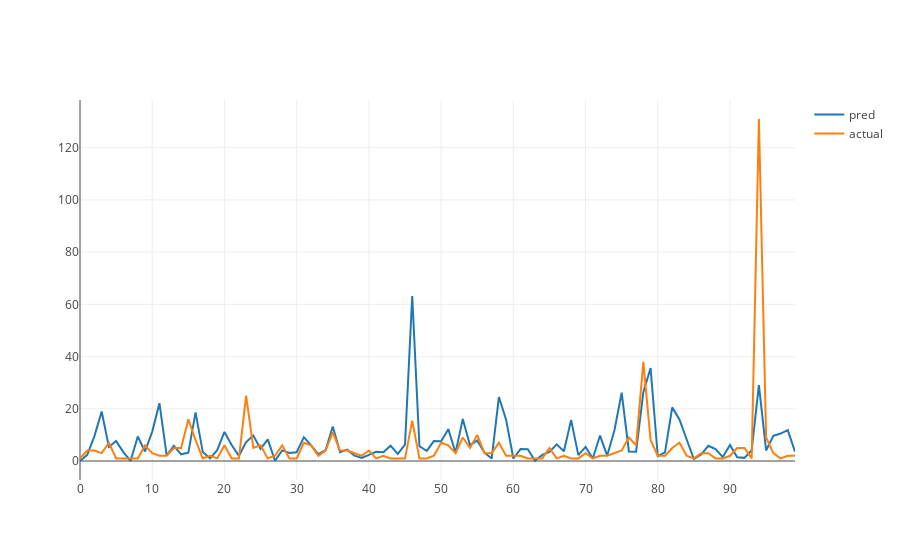

Here is the notebook cell this chart was saved with:
### Code cell
iplot([go.Scatter(x=range(len(res)), y=res, name='pred'), go.Scatter(x=range(len(res)), y=test_y, name='actual')])
